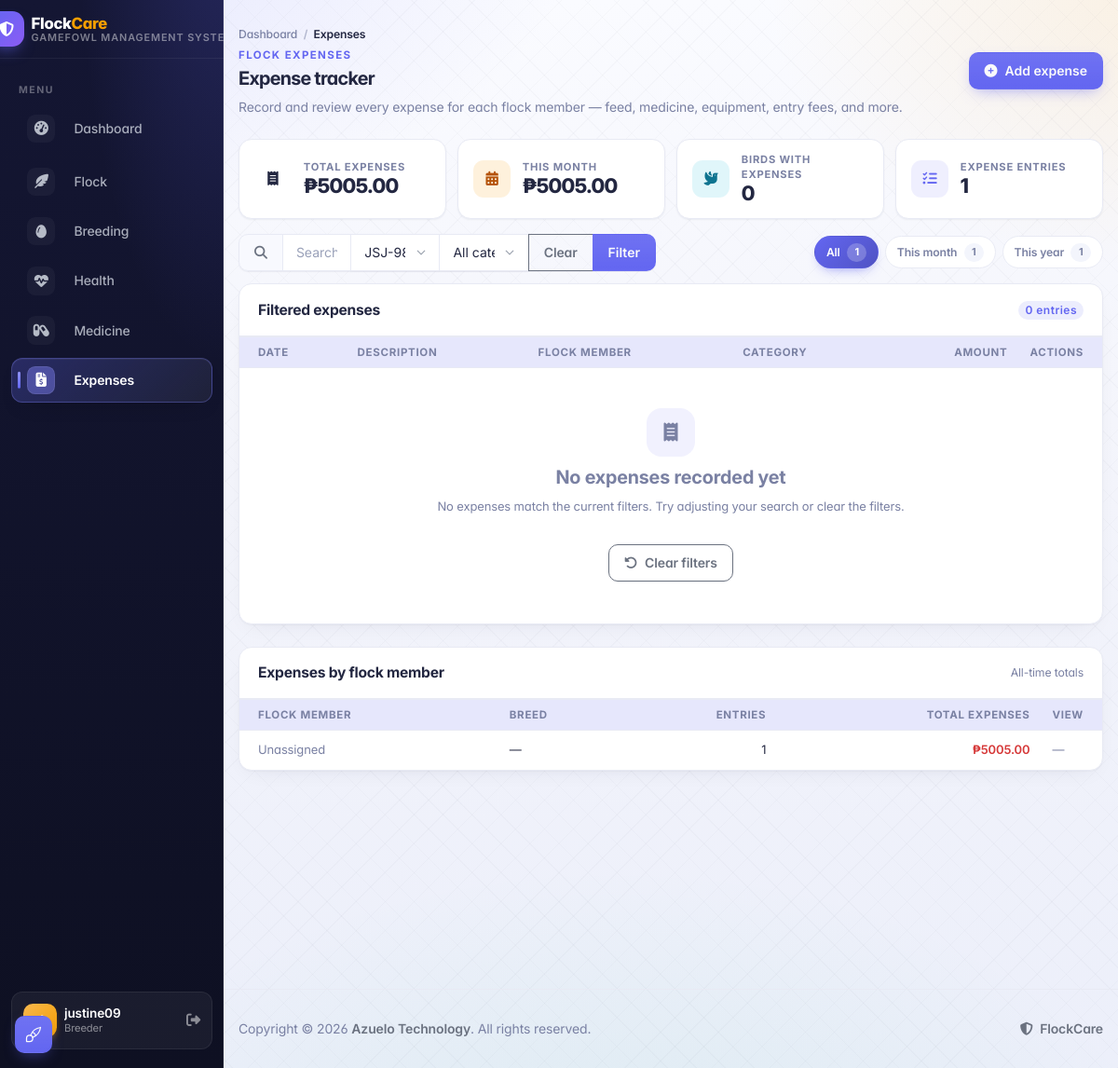
The app's page /info/expenses/?bird=41 (signed in), older data.
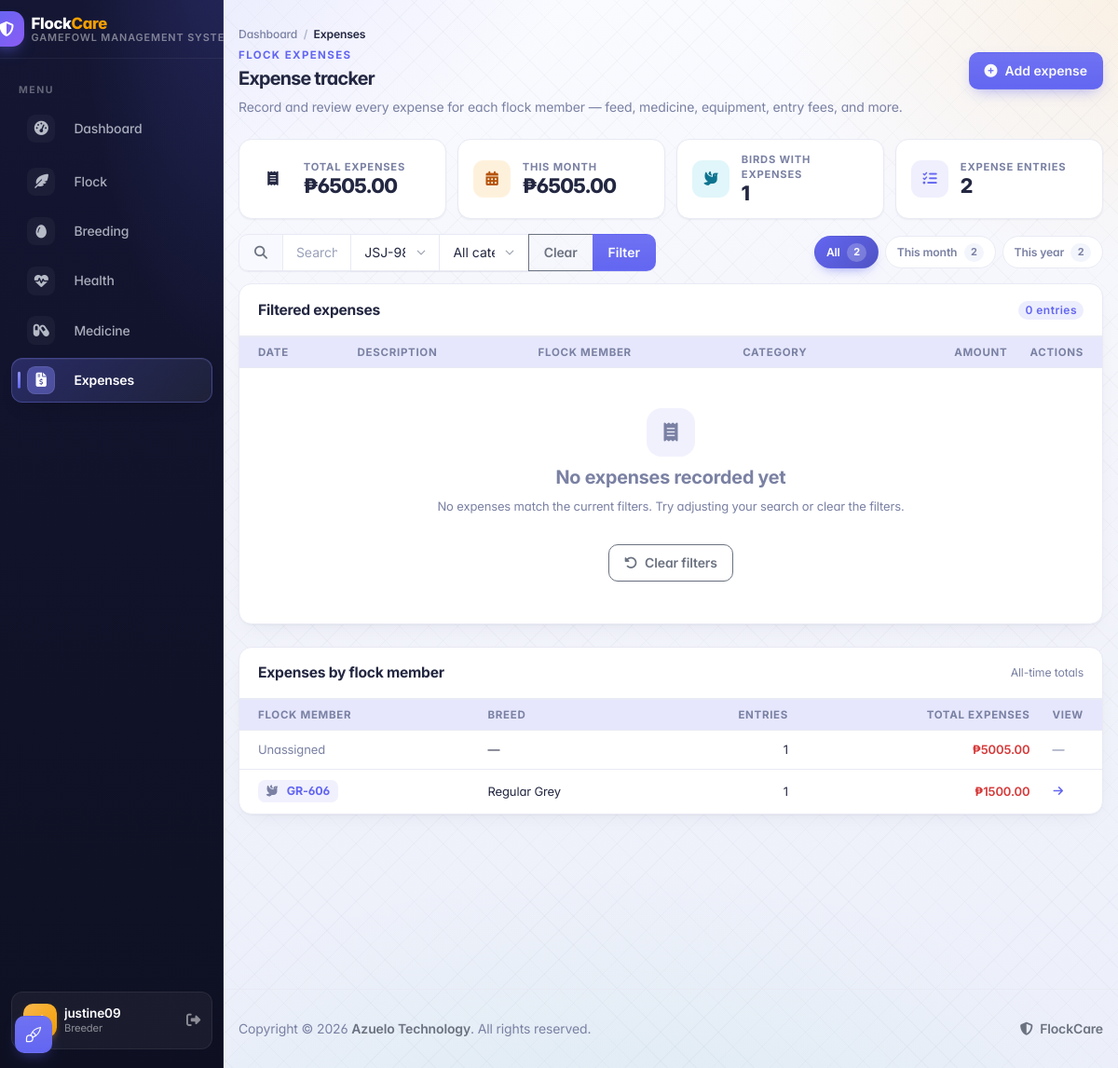
The same page, newer data.
### apps/info/models.py (models this page shows, shortened)
class FlockMember(models.Model):
    STATUS_CHOICES = [
        ('Active', 'Active'),
        ('Broodcock', 'Broodcock'),
        ('Broodhen', 'Broodhen'),
        ('Retired', 'Retired'),
        ('Sold', 'Sold'),
    ]
    GENDER_CHOICES = [
        ('Stag', 'Stag'),
        ('Cock', 'Cock'),
        ('Pullet', 'Pullet'),
        ('Hen', 'Hen'),
    ]
    COMB_CHOICES = [
        ('Pea', 'Pea Comb'),
        ('Straight', 'Straight / Single Comb'),
        ('Strawberry', 'Strawberry Comb'),
        ('Walnut', 'Walnut Comb'),
        ('Cushion', 'Cushion Comb'),
        ('Other', 'Other'),
    ]
    LEG_COLOR_CHOICES = [
        ('Yellow', 'Yellow'),
        ('Green', 'Green'),
        ('White', 'White'),
        ('Blue/Slate', 'Blue / Slate'),
        ('Lead', 'Lead / Dark'),
        ('Other', 'Other'),
    ]
    user = models.ForeignKey(User, on_delete=models.CASCADE, related_name='flock_members')
    tag_number = models.CharField(max_length=50)
    breed = models.ForeignKey(Breed, on_delete=models.SET_NULL, null=True, blank=True, related_name='birds')
    gender = models.CharField(max_length=10, choices=GENDER_CHOICES)
    birth_date = models.DateField(null=True, blank=True)
    sire = models.CharField(max_length=50, blank=True, null=True)
    dam = models.CharField(max_length=50, blank=True, null=True)
    status = models.CharField(max_length=20, choices=STATUS_CHOICES, default='Active')
    comb_type = models.CharField(max_length=20, choices=COMB_CHOICES, default='Pea', blank=True)
    leg_color = models.CharField(max_length=20, choices=LEG_COLOR_CHOICES, default='Yellow', blank=True)
    color = models.CharField(max_length=100, blank=True, help_text="Plumage / feather color")
    cage_number = models.CharField(max_length=50, blank=True, help_text="Pen, cord, or coop identifier")
    image = models.FileField(upload_to='birds/', blank=True, null=True, help_text="Photo of bird")
    weight_grams = models.PositiveIntegerField(null=True, blank=True, help_text="Weight in grams")
    wins = models.PositiveIntegerField(default=0, blank=True)
    losses = models.PositiveIntegerField(default=0, blank=True)
    draws = models.PositiveIntegerField(default=0, blank=True)
    created_at = models.DateTimeField(auto_now_add=True)
    class Meta:
        ordering = ['-created_at']
        constraints = [
            models.UniqueConstraint(fields=['user', 'tag_number'], name='unique_user_tag_number')
        ]
        indexes = [
            models.Index(fields=['user', 'status']),
            models.Index(fields=['user', 'tag_number']),
        ]

### apps/info/views.py (the view, shortened to what this page needs)
# urls.py: path('expenses/', views.expense_list_page, name='expense_list'),
@login_required(login_url='login')
def expense_list_page(request):
    today = timezone.localdate()
    month_start = today.replace(day=1)
    query = request.GET.get('q', '').strip()
    bird_id = request.GET.get('bird', '').strip()
    category = request.GET.get('category', '').strip()
    period = request.GET.get('period', '').strip()
    expenses = Expense.objects.filter(user=request.user)
    counts = expenses.aggregate(
        total=Count('id'),
        flock_count=Count('bird', distinct=True),
        month_count=Count('id', filter=Q(date__gte=month_start)),
        year_count=Count('id', filter=Q(date__year=today.year)),
    )
    totals = expenses.aggregate(
        total_expenses=Sum('amount'),
        month_expenses=Sum('amount', filter=Q(date__gte=month_start)),
    )
    total_expenses = totals['total_expenses'] or Decimal('0.00')
    month_expenses = totals['month_expenses'] or Decimal('0.00')
    flock_summary = (
        expenses
        .values('bird_id', 'bird__tag_number', 'bird__breed__name')
        .annotate(total=Sum('amount'), entry_count=Count('id'))
        .order_by('-total', 'bird__tag_number')
    )
    if bird_id.isdigit() and scoped_flock_members(request.user).filter(pk=bird_id).exists():
        expenses = expenses.filter(bird_id=bird_id)
    else:
        bird_id = ''
    valid_categories = {value for value, _ in Expense.CATEGORY_CHOICES}
    if category not in valid_categories:
        category = ''
    if category:
        expenses = expenses.filter(category=category)
    if period == 'month':
        expenses = expenses.filter(date__gte=month_start)
    elif period == 'year':
        expenses = expenses.filter(date__year=today.year)
    else:
        period = ''
    expenses = expenses.select_related('bird', 'bird__breed').order_by('-date', '-created_at')
    paginator = Paginator(expenses, 15)
    page = paginator.get_page(request.GET.get('page', 1))
    return render(request, 'info/expense_list.html', {
        'expenses': page,
        'query': query,
        'bird_id': bird_id,
        'category': category,
        'period': period,
        'categories': Expense.CATEGORY_CHOICES,
        'birds': scoped_flock_members(request.user).select_related('breed').order_by('tag_number'),
        'flock_summary': flock_summary,
        'counts': counts,
        'total_expenses': total_expenses,
        'month_expenses': month_expenses,
        'today': today,
    })

### apps/core/scoping.py (called while the page is built)
def scoped_flock_members(user):
    return FlockMember.objects.filter(user=user)

### templates/info/expense_list.html (shortened to what the changed rows need)
{% extends "theme/base.html" %}
{% block content %}
  <div class="page-header d-print-none mb-4" aria-label="Page header">
    <div class="row align-items-center">
      <div class="col">
        <h2 class="page-title mb-0">Expense tracker</h2>
      </div>
    </div>
  </div>
  <div class="dh-mini-stats">
    <div class="dh-mini-stat">
      <div class="min-w-0">
        <span class="dh-mini-stat-label">Total expenses</span>
        <span class="dh-mini-stat-value">₱{{ total_expenses|floatformat:2 }}</span>
      </div>
    </div>
    <div class="dh-mini-stat">
      <div class="min-w-0">
        <span class="dh-mini-stat-label">This month</span>
        <span class="dh-mini-stat-value">₱{{ month_expenses|floatformat:2 }}</span>
      </div>
    </div>
    <div class="dh-mini-stat">
      <div class="min-w-0">
        <span class="dh-mini-stat-label">Birds with expenses</span>
        <span class="dh-mini-stat-value">{{ counts.flock_count }}</span>
      </div>
    </div>
    <div class="dh-mini-stat">
      <div class="min-w-0">
        <span class="dh-mini-stat-label">Expense entries</span>
        <span class="dh-mini-stat-value">{{ counts.total }}</span>
      </div>
    </div>
  </div>
  <div class="dh-toolbar">
    <div class="dh-filter-chips" role="group" aria-label="Filter expenses by period">
      <a href="?{% if query %}q={{ query|urlencode }}{% endif %}{% if bird_id %}&bird={{ bird_id }}{% endif %}{% if category %}&category={{ category|urlencode }}{% endif %}"
         class="dh-chip {% if not period %}is-active{% endif %}">
        All <span class="dh-chip-count">{{ counts.total }}</span>
      </a>
      <a href="?period=month{% if query %}&q={{ query|urlencode }}{% endif %}{% if bird_id %}&bird={{ bird_id }}{% endif %}{% if category %}&category={{ category|urlencode }}{% endif %}"
         class="dh-chip {% if period == 'month' %}is-active{% endif %}">
        This month <span class="dh-chip-count">{{ counts.month_count }}</span>
      </a>
      <a href="?period=year{% if query %}&q={{ query|urlencode }}{% endif %}{% if bird_id %}&bird={{ bird_id }}{% endif %}{% if category %}&category={{ category|urlencode }}{% endif %}"
         class="dh-chip {% if period == 'year' %}is-active{% endif %}">
        This year <span class="dh-chip-count">{{ counts.year_count }}</span>
      </a>
    </div>
  </div>
  <div class="card">
    <div class="table-responsive">
      <table class="table table-vcenter table-hover card-table text-nowrap dh-stack-table" id="expenseTable">
        <thead>
          <tr>
            <th>Date</th>
            <th>Description</th>
            <th>Flock member</th>
            <th>Category</th>
            <th class="text-end">Amount</th>
            <th class="w-1">Actions</th>
          </tr>
        </thead>
      </table>
    </div>
  </div>
  {% if flock_summary %}
  <div class="card mt-4">
    <div class="table-responsive">
      <table class="table table-vcenter card-table text-nowrap dh-stack-table">
        <thead>
          <tr>
            <th>Flock member</th>
            <th>Breed</th>
            <th class="text-end">Entries</th>
            <th class="text-end">Total expenses</th>
            <th class="w-1">View</th>
          </tr>
        </thead>
        <tbody>
          {% for row in flock_summary %}
          <tr>
            <td data-label="Flock member">
              {% if row.bird_id %}
              <span class="dh-tag"><i class="fas fa-dove me-1 text-muted"></i>{{ row.bird__tag_number }}</span>
              {% else %}
              <span class="text-muted">Unassigned</span>
              {% endif %}
            </td>
            <td data-label="Breed">{{ row.bird__breed__name|default:"—" }}</td>
            <td class="text-end" data-label="Entries">{{ row.entry_count }}</td>
            <td class="text-end fw-semibold text-danger" data-label="Total expenses">₱{{ row.total|floatformat:2 }}</td>
            <td data-label="View">
              {% if row.bird_id %}
              <a href="?bird={{ row.bird_id }}" class="btn btn-ghost-secondary btn-icon btn-sm" title="View expenses" aria-label="View expenses for {{ row.bird__tag_number }}">
                <i class="fas fa-arrow-right text-primary"></i>
              </a>
              {% else %}
              <span class="text-muted">—</span>
              {% endif %}
            </td>
          </tr>
          {% endfor %}
        </tbody>
      </table>
    </div>
  </div>
  {% endif %}
{% endblock %}

Row changes from the older to the newer data that the page shows:
now on this page (row edited): FlockMember: bird__tag_number "GR-606", bird__breed__name "Regular Grey", entry_count "1", total "1500.00"
Text that changed along with them:
{{ total_expenses|floatformat:2 }}: "5005.00" → "6505.00"
{{ month_expenses|floatformat:2 }}: "5005.00" → "6505.00"
{{ counts.flock_count }}: "0" → "1"
{{ counts.total }}: "1" → "2"
{{ counts.month_count }}: "1" → "2"
{{ counts.year_count }}: "1" → "2"
